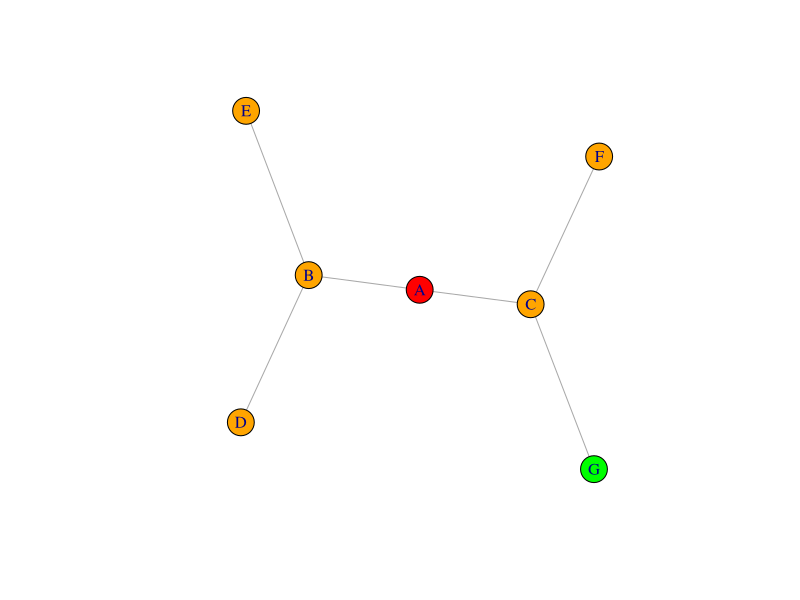
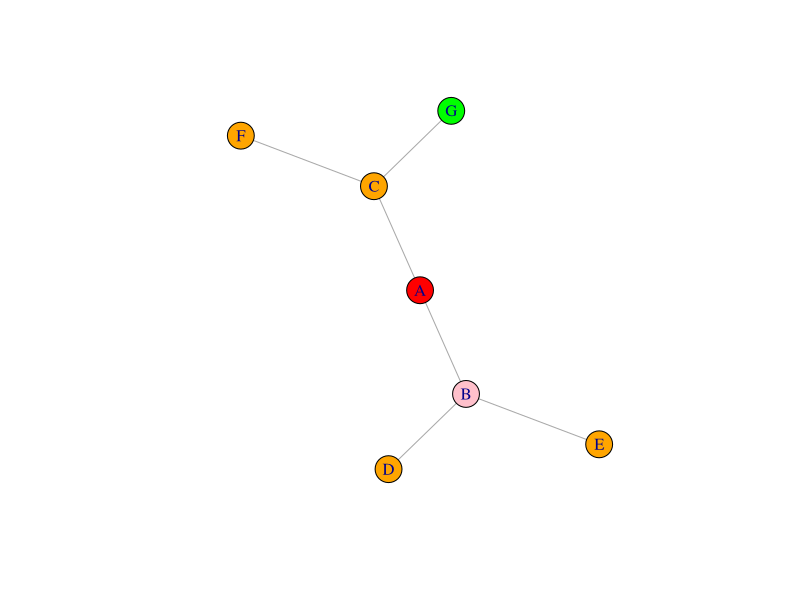
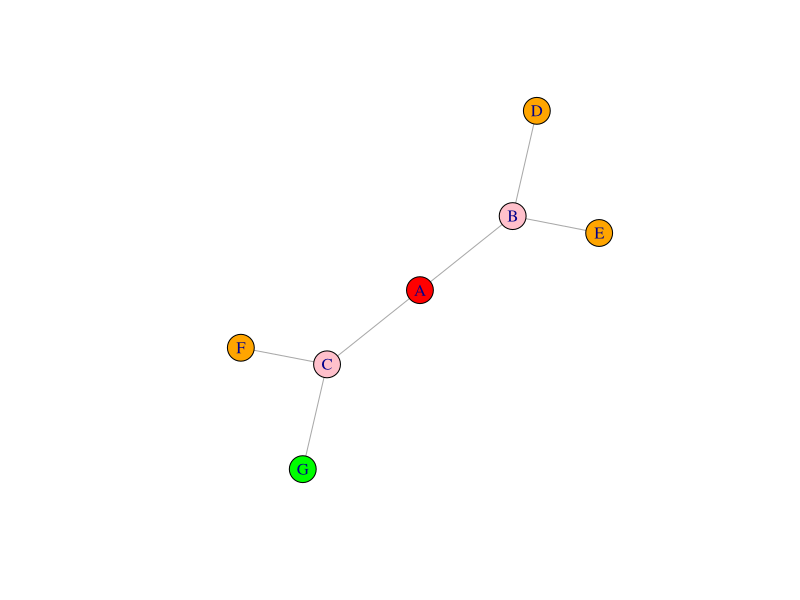
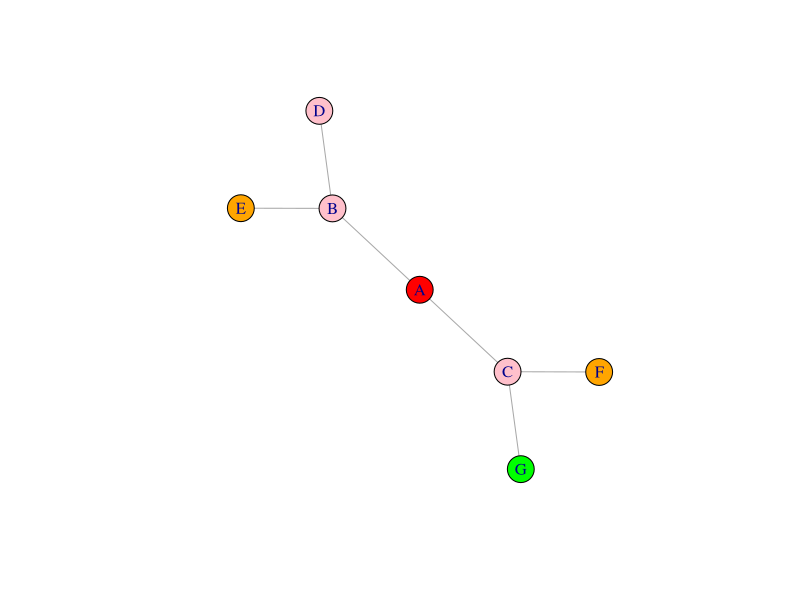
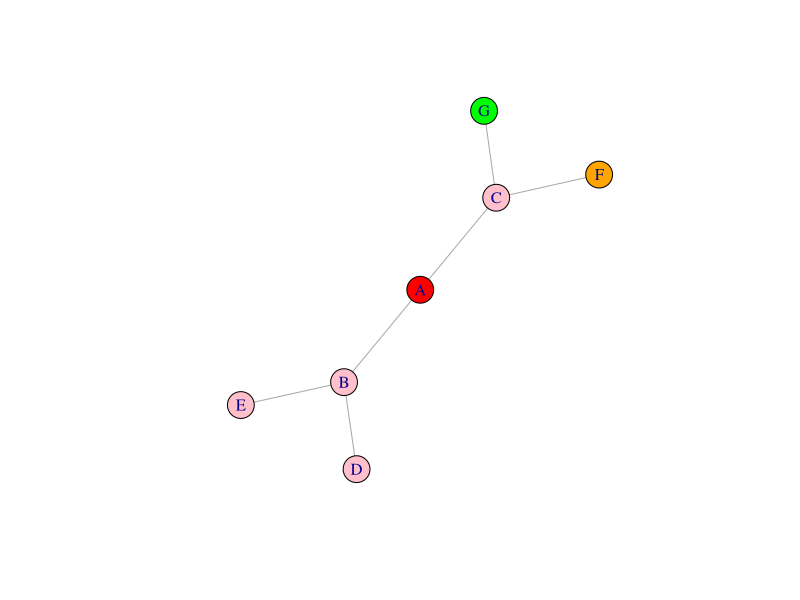
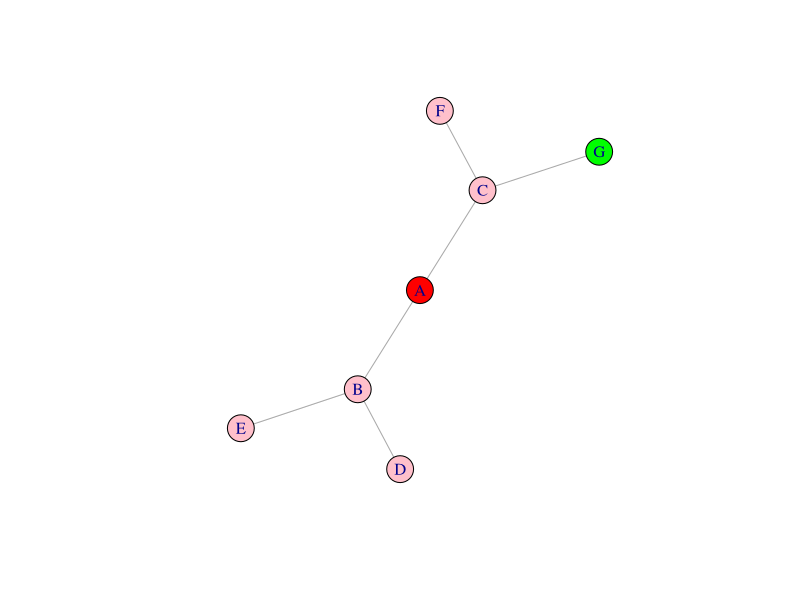
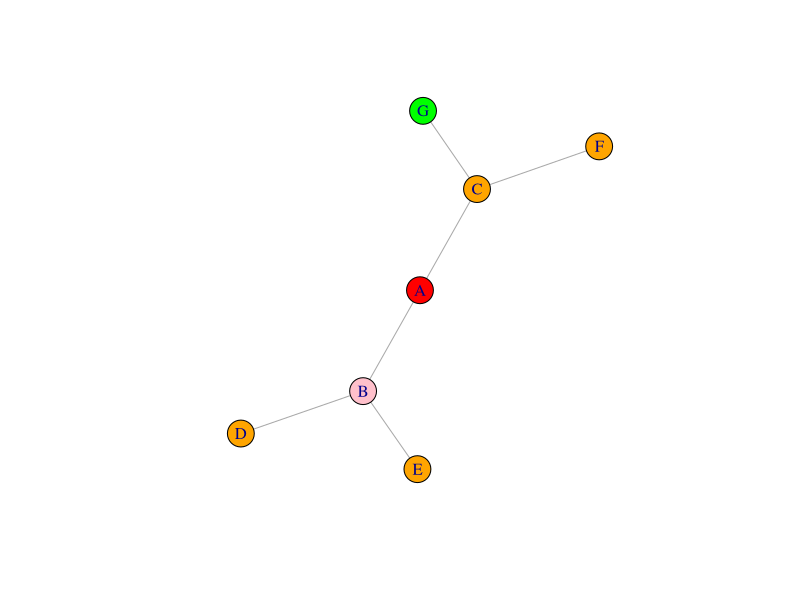
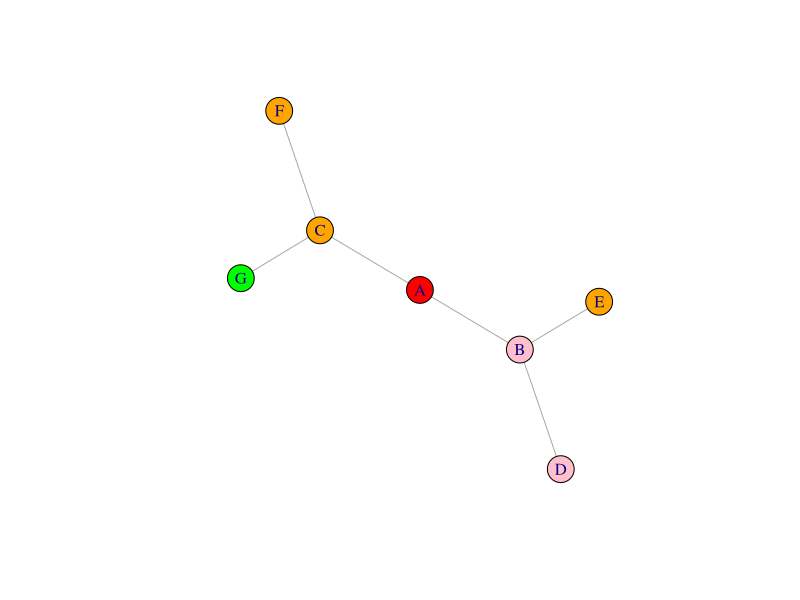

The R script that drew these images, in order:
library(igraph)
#c1<-graph(edges=c('A','T','A','Z','Z','O','O','S','S','A','T','L','L','M','M','D','D','C','C','P','C','R','R','S','S','F','F','B','B','P','P','R','B','G','B','U','U','H','H','E','H','V','V','I','I','N'),directed=F)
#c1<-graph(edges=c('A','B','A','C','B','D','D','C','D','E','E','G','G','H','H','I','I','J','J','K','J','F','C','L','C','F','F','K','K','M','L','M'),directed=F)
#c1<-graph(edges=c('A','B','A','C','B','D','C','L','C','F','D','C','D','E','E','G','F','K','F','J','G','H','H','I','I','J','J','K','K','M','L','M'),directed=F)
c1<-graph(edges=c('A','B','A','C','B','D','B','E','C','F','C','G'),directed=F)
V(c1)$color<-'orange'
V(c1)['A']$color<-'red'
V(c1)['G']$color<-'green'
print(plot(c1))
E(c1)$weight <- 1
graph.strength(c1)
start<-'A'
end<-'G'
#BFS
goal<-function(n){
  if(n==end){
    return(TRUE)
  }
  else{
    return(FALSE)
  }
}
depth<-0
bfs<-function(){
  f<-0
  OPEN<-list()
  OPEN<-c(OPEN,start)
  CLOSED<-list()
  while(length(OPEN)){
    
   
    first<-OPEN[[1]]
    if(goal(first)){
      f<-1
      CLOSED<-c(CLOSED,first)
      print('goal')
      break
    }
    OPEN<-OPEN[-which(OPEN==first)]
    CLOSED<-c(CLOSED,first)
    if(first!=start){
      V(c1)[first]$color<-'pink'
      
      plot(c1)
      
    }
    expanded<-adjacent_vertices(c1,first)    #EXpanded 'n'
    print(expanded)
    check<-split(expanded[[1]], rep(1:length(expanded[[1]])))
    print('Check')
    print(check)
    for(i in check){
      if(length(CLOSED)>0 && length(OPEN)>0)
      {
        if(any(as.character(names(i))==(CLOSED))||any(as.character(names(i))==(OPEN))){
          next
        }
        else{
          print(names(i))
          OPEN<-c(OPEN,as.character(names(i)))
          print('line1')
        
        }
      }
      else if(length(CLOSED)==0){
        if(any(as.character(names(i))==(OPEN))){
          next
        }
        else{
          print(names(i))
          OPEN<-c(OPEN,as.character(names(i)))
          print('line2')
          
        }
        
      }
      else if(length(OPEN)==0){
        if(any(as.character(names(i))==(CLOSED))){
          next
        }
        else{
          print(names(i))
          OPEN<-c(OPEN,as.character(names(i)))
          print('line3')
          
          
        }
        
      }
      else{
        print(names(i))
        OPEN<-c(OPEN,as.character(names(i)))
        print('line4')
        
        
      }
    }
  }
  if(f){
    return(CLOSED)
  }
  else{
    return('no-path')
  }
  
}
dfs<-function(c1,end){
  V(c1)[start]$color<-'red'
  V(c1)[end]$color<-'green'
  f<-0
  OPEN<-list()
  OPEN<-c(OPEN,start)
  CLOSED<-list()
  goal
  while(length(OPEN)){
    first<-OPEN[[1]]
    if(goal(first)){
      f<-1
      CLOSED<-c(CLOSED,first)
      print('goal')
      break
    }
    else if(first==end){
      f<-1
      CLOSED<-c(CLOSED,first)
      print('goal')
      break
      
    }
    OPEN<-OPEN[-which(OPEN==first)]
    CLOSED<-c(CLOSED,first)
    if(first!=start){
      V(c1)[first]$color<-'pink'
      plot(c1)
      
    }
    expanded<-adjacent_vertices(c1,first)    #EXpanded 'n'
    check<-split(expanded[[1]], rep(1:length(expanded[[1]])))
    check<-rev(check)
    #print('expand')
    #print(expanded)
    for(i in check){
      if(length(CLOSED)>0 && length(OPEN)>0)
      {
        if(any(as.character(names(i))==(CLOSED))||any(as.character(names(i))==(OPEN))){
          next
        }
        else{
          #print(names(i))
          OPEN<-c(as.character(names(i)),OPEN)
          #print('line1')
          
        }
      }
      else if(length(CLOSED)==0){
        if(any(as.character(names(i))==(OPEN))){
          next
        }
        else{
          #print(names(i))
          OPEN<-c(as.character(names(i)),OPEN)
          #print('line2')
          
        }
        
      }
      else if(length(OPEN)==0){
        if(any(as.character(names(i))==(CLOSED))){
          next
        }
        else{
         # print(names(i))
          OPEN<-c(as.character(names(i)),OPEN)
         # print('line3')
          
          
        }
        
      }
      else{
       # print(names(i))
        OPEN<-c(as.character(names(i)),OPEN)
       # print('line4')
        
        
      }
    }
  }
  if(f){
    return(CLOSED)
  }
  else{
    return("no-path")
  }
  
}

bfspath<-bfs()
dfspath<-dfs(c1,end)
edgesdfs<-c()
for(i in seq(1, length(dfspath), by=1)){
  if(i+1<=length(dfspath)){
    
  edgesdfs<-c(edgesdfs,dfspath[[i]])
  edgesdfs<-c(edgesdfs,dfspath[[i+1]])
  }
}
dfs1<-graph(edges=edgesdfs,directed=F)

common_edges<-c1%s%dfs1
  

ids<-function(){
  f<-0
  pj<-0
  uy<-'Y'
  #ed<-c('A','B','A','C','B','D','D','C','D','E','E','G','G','H','H','I','I','J','J','K','J','F','C','L','C','F','F','K','K','M','L','M')
  
  ed<-c('A','B','A','C','B','D','B','E','C','F','C','G','D','T')
  summ<-0
  last<-end
  idss<-c(start)
  for(lpo in c(2:4)){
    print(lpo)
    pj<-0
    if(lpo==0){
      c1<-graph(edges=ed[1],directed=F)
      last<-1
    }
    else{
      summ<-summ+2**(lpo)
      if(summ>length(ed)){
        summ=length(ed)
      }
      c1<-graph(edges=ed[1:summ],directed=F)
      
      
      plot(c1)
      uy<-readline(prompt="Enter (y/N): ")
      
      last<-summ
    }
    #print(dfs(c1))
    ry<-dfs(c1,ed[last])
    #print(ry)
    idss<-c(idss,ry)
    
  }
  
  return(idss)
}
  
  

